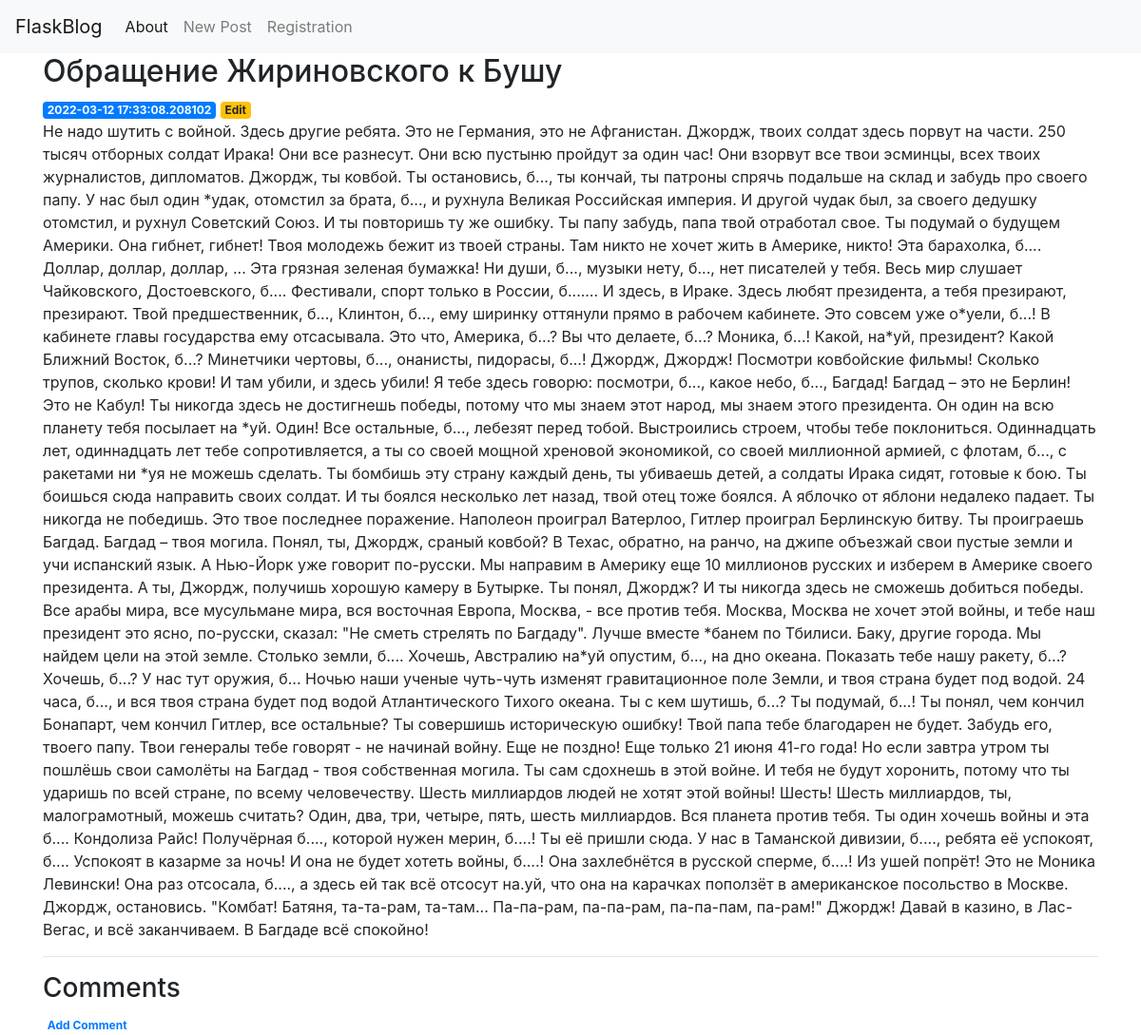
/2, run on the app's committed database.
### app/models.py (models this page shows)
class Post(db.Model):
    __tablename__ = 'posts'
    id = db.Column(db.Integer(), primary_key=True)
    created = db.Column(db.DateTime(), default= datetime.utcnow())
    title= db.Column(db.Text(), nullable=False)
    content = db.Column(db.Text(), nullable=False)
    comments = db.relationship('Comment', backref='post', lazy='dynamic')

### app/views.py (the view)
@app.route('/<int:post_id>')
def post(post_id):
    post = get_post(post_id)
    comments = get_comments(post_id)
    if post is None:
        abort(404)
    return render_template('post.html', post=post, comments=comments)

### app/alchemy_repositories.py (called while the page is built)
def get_post(post_id):
    return Post.query.get(post_id)

def get_comments(post_id):
    post = Post.query.get(post_id)
    comments = post.comments.all()
    return comments

### app/templates/post.html (shortened to what this page needs)
{% extends 'base.html' %}
{% block content %}
    <h2>{% block title %} {{ post['title'] }} {% endblock %}</h2>
    <span class="badge badge-primary">{{ post['created'] }}</span>
    <a href="{{ url_for('edit', id=post['id']) }}">
            <span class="badge badge-warning">Edit</span>
    </a>
    <p>{{ post['content'] }}</p>
    <hr>
    <h3>Comments</h3>
    <a href="{{ url_for('create_comment', post_id=post['id']) }}">
            <span class="badge">Add Comment</span>
    </a>
{% endblock %}

### data on the page
Post: title "Обращение Жириновского к Бушу", created "2022-03-12 17:33:08.208102", content "Не надо шутить с войной. Здесь другие ребята. Это не Германия, это не Афганистан. Джордж, твоих солдат здесь порвут на части. 250 тысяч отборных солдат Ирака! Они все разнесут. Они всю пустыню пройдут за один час! Они взорвут все твои эсминцы, всех твоих журналистов, дипломатов. Джордж, ты ковбой. Ты остановись, б..., ты кончай, ты патроны спрячь подальше на склад и забудь про своего папу. У нас был один *удак, отомстил за брата, б..., и рухнула Великая Российская империя. И другой чудак был, за своего дедушку отомстил, и рухнул Советский Союз. И ты повторишь ту же ошибку. Ты папу забудь, папа твой отработал свое. Ты подумай о будущем Америки. Она гибнет, гибнет! Твоя молодежь бежит из…"
